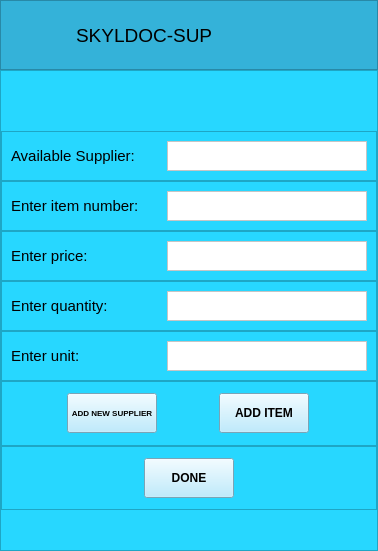
<?xml version="1.0" encoding="UTF-8"?>
<ui version="4.0">
 <class>MainWindow</class>
 <widget class="QMainWindow" name="MainWindow">
  <property name="geometry">
   <rect>
    <x>0</x>
    <y>0</y>
    <width>378</width>
    <height>551</height>
   </rect>
  </property>
  <property name="windowTitle">
   <string>MainWindow</string>
  </property>
  <widget class="QWidget" name="centralwidget">
   <layout class="QVBoxLayout" name="verticalLayout">
    <property name="spacing">
     <number>0</number>
    </property>
    <property name="leftMargin">
     <number>0</number>
    </property>
    <property name="topMargin">
     <number>0</number>
    </property>
    <property name="rightMargin">
     <number>0</number>
    </property>
    <property name="bottomMargin">
     <number>0</number>
    </property>
    <item>
     <widget class="QFrame" name="frame">
      <property name="maximumSize">
       <size>
        <width>16777215</width>
        <height>70</height>
       </size>
      </property>
      <property name="styleSheet">
       <string notr="true">background-color: rgb(52, 178, 217);</string>
      </property>
      <property name="frameShape">
       <enum>QFrame::StyledPanel</enum>
      </property>
      <property name="frameShadow">
       <enum>QFrame::Raised</enum>
      </property>
      <layout class="QHBoxLayout" name="horizontalLayout">
       <item>
        <widget class="QLabel" name="label">
         <property name="minimumSize">
          <size>
           <width>60</width>
           <height>55</height>
          </size>
         </property>
         <property name="maximumSize">
          <size>
           <width>60</width>
           <height>55</height>
          </size>
         </property>
         <property name="text">
          <string/>
         </property>
         <property name="pixmap">
          <pixmap resource="../Web/Designer/resources.qrc">:/image/image/logo.png</pixmap>
         </property>
         <property name="scaledContents">
          <bool>true</bool>
         </property>
        </widget>
       </item>
       <item>
        <widget class="QLabel" name="label_2">
         <property name="maximumSize">
          <size>
           <width>16777215</width>
           <height>70</height>
          </size>
         </property>
         <property name="font">
          <font>
           <pointsize>14</pointsize>
          </font>
         </property>
         <property name="text">
          <string>SKYLDOC-SUP</string>
         </property>
        </widget>
       </item>
      </layout>
     </widget>
    </item>
    <item>
     <widget class="QFrame" name="frame_2">
      <property name="styleSheet">
       <string notr="true">background-color: rgb(39, 215, 255)</string>
      </property>
      <property name="frameShape">
       <enum>QFrame::StyledPanel</enum>
      </property>
      <property name="frameShadow">
       <enum>QFrame::Raised</enum>
      </property>
      <layout class="QVBoxLayout" name="verticalLayout_2">
       <property name="spacing">
        <number>0</number>
       </property>
       <property name="leftMargin">
        <number>0</number>
       </property>
       <property name="topMargin">
        <number>60</number>
       </property>
       <property name="rightMargin">
        <number>0</number>
       </property>
       <property name="bottomMargin">
        <number>40</number>
       </property>
       <item>
        <widget class="QFrame" name="frame_3">
         <property name="maximumSize">
          <size>
           <width>16777215</width>
           <height>50</height>
          </size>
         </property>
         <property name="frameShape">
          <enum>QFrame::StyledPanel</enum>
         </property>
         <property name="frameShadow">
          <enum>QFrame::Raised</enum>
         </property>
         <layout class="QHBoxLayout" name="horizontalLayout_2">
          <item>
           <widget class="QLabel" name="label_3">
            <property name="font">
             <font>
              <pointsize>11</pointsize>
             </font>
            </property>
            <property name="text">
             <string>Available Supplier:</string>
            </property>
           </widget>
          </item>
          <item>
           <widget class="QPlainTextEdit" name="plainTextEdit">
            <property name="maximumSize">
             <size>
              <width>200</width>
              <height>30</height>
             </size>
            </property>
            <property name="styleSheet">
             <string notr="true">background-color: rgb(255, 255, 255);</string>
            </property>
           </widget>
          </item>
         </layout>
        </widget>
       </item>
       <item>
        <widget class="QFrame" name="frame_4">
         <property name="maximumSize">
          <size>
           <width>16777215</width>
           <height>50</height>
          </size>
         </property>
         <property name="frameShape">
          <enum>QFrame::StyledPanel</enum>
         </property>
         <property name="frameShadow">
          <enum>QFrame::Raised</enum>
         </property>
         <layout class="QHBoxLayout" name="horizontalLayout_3">
          <item>
           <widget class="QLabel" name="label_4">
            <property name="font">
             <font>
              <pointsize>11</pointsize>
             </font>
            </property>
            <property name="text">
             <string>Enter item number:</string>
            </property>
           </widget>
          </item>
          <item>
           <widget class="QPlainTextEdit" name="plainTextEdit_2">
            <property name="maximumSize">
             <size>
              <width>200</width>
              <height>30</height>
             </size>
            </property>
            <property name="styleSheet">
             <string notr="true">background-color: rgb(255, 255, 255);
</string>
            </property>
           </widget>
          </item>
         </layout>
        </widget>
       </item>
       <item>
        <widget class="QFrame" name="frame_5">
         <property name="maximumSize">
          <size>
           <width>16777215</width>
           <height>50</height>
          </size>
         </property>
         <property name="frameShape">
          <enum>QFrame::StyledPanel</enum>
         </property>
         <property name="frameShadow">
          <enum>QFrame::Raised</enum>
         </property>
         <layout class="QHBoxLayout" name="horizontalLayout_5">
          <item>
           <widget class="QLabel" name="label_6">
            <property name="font">
             <font>
              <pointsize>11</pointsize>
             </font>
            </property>
            <property name="text">
             <string>Enter price:</string>
            </property>
           </widget>
          </item>
          <item>
           <widget class="QPlainTextEdit" name="plainTextEdit_4">
            <property name="maximumSize">
             <size>
              <width>200</width>
              <height>30</height>
             </size>
            </property>
            <property name="styleSheet">
             <string notr="true">background-color: rgb(255, 255, 255);</string>
            </property>
           </widget>
          </item>
         </layout>
        </widget>
       </item>
       <item>
        <widget class="QFrame" name="frame_6">
         <property name="maximumSize">
          <size>
           <width>16777215</width>
           <height>50</height>
          </size>
         </property>
         <property name="frameShape">
          <enum>QFrame::StyledPanel</enum>
         </property>
         <property name="frameShadow">
          <enum>QFrame::Raised</enum>
         </property>
         <layout class="QHBoxLayout" name="horizontalLayout_6">
          <item>
           <widget class="QLabel" name="label_7">
            <property name="font">
             <font>
              <pointsize>11</pointsize>
             </font>
            </property>
            <property name="text">
             <string>Enter quantity:</string>
            </property>
           </widget>
          </item>
          <item>
           <widget class="QPlainTextEdit" name="plainTextEdit_5">
            <property name="maximumSize">
             <size>
              <width>200</width>
              <height>30</height>
             </size>
            </property>
            <property name="styleSheet">
             <string notr="true">background-color: rgb(255, 255, 255);</string>
            </property>
           </widget>
          </item>
         </layout>
        </widget>
       </item>
       <item>
        <widget class="QFrame" name="frame_7">
         <property name="maximumSize">
          <size>
           <width>16777215</width>
           <height>50</height>
          </size>
         </property>
         <property name="frameShape">
          <enum>QFrame::StyledPanel</enum>
         </property>
         <property name="frameShadow">
          <enum>QFrame::Raised</enum>
         </property>
         <layout class="QHBoxLayout" name="horizontalLayout_7">
          <item>
           <widget class="QLabel" name="label_8">
            <property name="font">
             <font>
              <pointsize>11</pointsize>
             </font>
            </property>
            <property name="text">
             <string>Enter unit:</string>
            </property>
           </widget>
          </item>
          <item>
           <widget class="QPlainTextEdit" name="plainTextEdit_6">
            <property name="maximumSize">
             <size>
              <width>200</width>
              <height>30</height>
             </size>
            </property>
            <property name="styleSheet">
             <string notr="true">background-color: rgb(255, 255, 255);</string>
            </property>
           </widget>
          </item>
         </layout>
        </widget>
       </item>
       <item>
        <widget class="QFrame" name="frame_8">
         <property name="frameShape">
          <enum>QFrame::StyledPanel</enum>
         </property>
         <property name="frameShadow">
          <enum>QFrame::Raised</enum>
         </property>
         <layout class="QHBoxLayout" name="horizontalLayout_8">
          <item>
           <widget class="QPushButton" name="pushButton">
            <property name="maximumSize">
             <size>
              <width>90</width>
              <height>40</height>
             </size>
            </property>
            <property name="font">
             <font>
              <pointsize>6</pointsize>
              <weight>75</weight>
              <bold>true</bold>
             </font>
            </property>
            <property name="styleSheet">
             <string notr="true">background-color: rgb(171, 230, 255);</string>
            </property>
            <property name="text">
             <string>ADD NEW SUPPLIER</string>
            </property>
           </widget>
          </item>
          <item>
           <widget class="QPushButton" name="pushButton_2">
            <property name="maximumSize">
             <size>
              <width>90</width>
              <height>40</height>
             </size>
            </property>
            <property name="font">
             <font>
              <weight>75</weight>
              <bold>true</bold>
             </font>
            </property>
            <property name="styleSheet">
             <string notr="true">background-color: rgb(171, 230, 255);</string>
            </property>
            <property name="text">
             <string>ADD ITEM</string>
            </property>
           </widget>
          </item>
         </layout>
        </widget>
       </item>
       <item>
        <widget class="QFrame" name="frame_9">
         <property name="frameShape">
          <enum>QFrame::StyledPanel</enum>
         </property>
         <property name="frameShadow">
          <enum>QFrame::Raised</enum>
         </property>
         <layout class="QHBoxLayout" name="horizontalLayout_9">
          <property name="bottomMargin">
           <number>9</number>
          </property>
          <item>
           <widget class="QPushButton" name="pushButton_3">
            <property name="maximumSize">
             <size>
              <width>90</width>
              <height>40</height>
             </size>
            </property>
            <property name="font">
             <font>
              <weight>75</weight>
              <bold>true</bold>
             </font>
            </property>
            <property name="styleSheet">
             <string notr="true">background-color: rgb(171, 230, 255);</string>
            </property>
            <property name="text">
             <string>DONE</string>
            </property>
           </widget>
          </item>
         </layout>
        </widget>
       </item>
      </layout>
     </widget>
    </item>
   </layout>
  </widget>
 </widget>
 <resources>
  <include location="../Web/Designer/resources.qrc"/>
 </resources>
 <connections/>
</ui>
